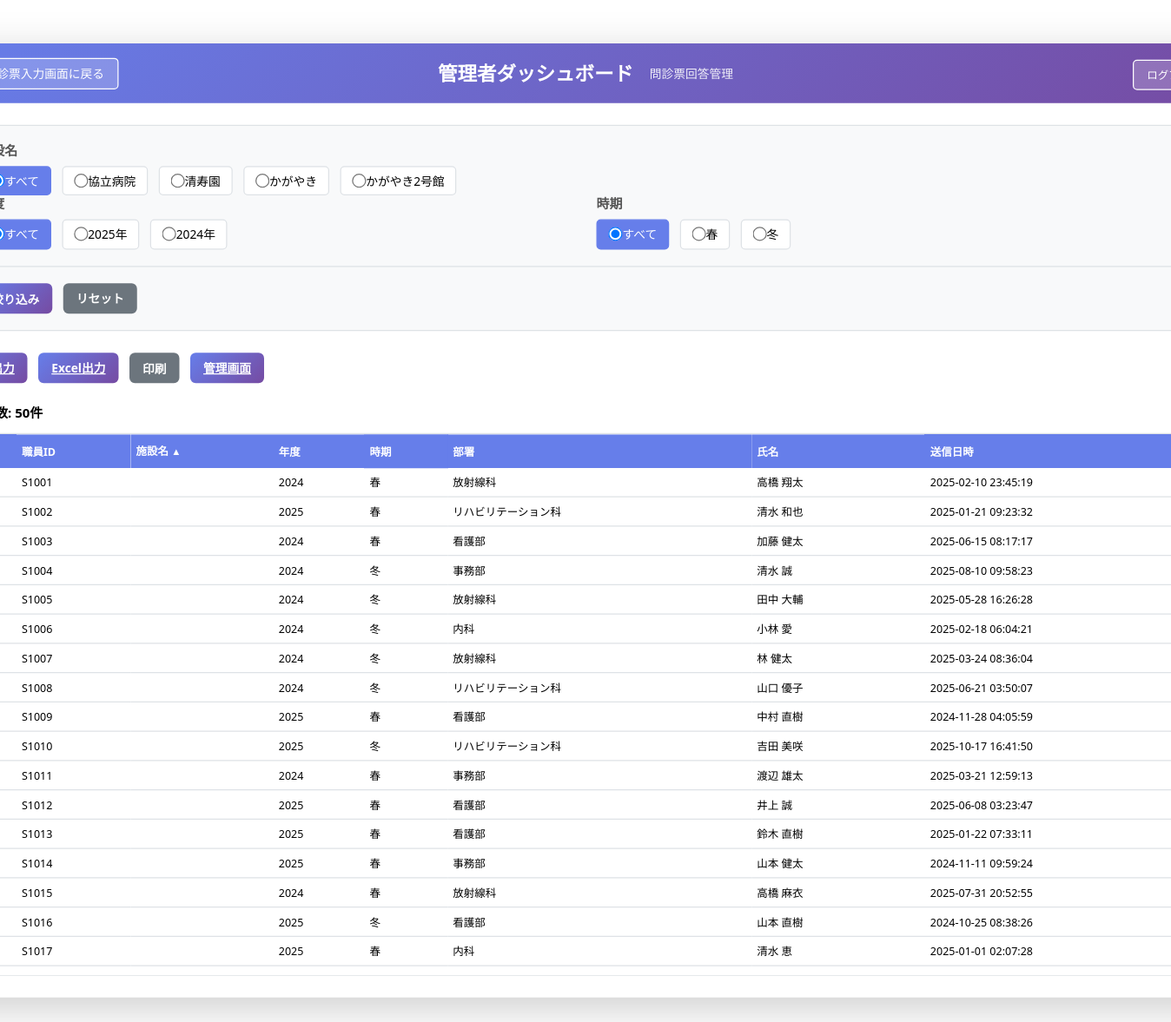
The app's page /admin_dashboard.php?sort_by=facility_name&sort_order=asc (signed in) with its own data.
### tables this page shows
CREATE TABLE IF NOT EXISTS questionnaire_responses (
    response_id INT AUTO_INCREMENT PRIMARY KEY,
    staff_id VARCHAR(50) NOT NULL,
    staff_name VARCHAR(100),
    department VARCHAR(100),
    
     
    q1_blood_pressure_med TINYINT COMMENT '1:はい, 2:いいえ',
    q1_medicine_name VARCHAR(255) COMMENT 'Q1の具体的な薬名',
    q2_insulin_med TINYINT COMMENT '1:はい, 2:いいえ',
    q2_medicine_name VARCHAR(255) COMMENT 'Q2の具体的な薬名',
    q3_cholesterol_med TINYINT COMMENT '1:はい, 2:いいえ',
    q3_medicine_name VARCHAR(255) COMMENT 'Q3の具体的な薬名',
    
     
    q4_stroke TINYINT COMMENT '1:はい, 2:いいえ',
    q5_heart_disease TINYINT COMMENT '1:はい, 2:いいえ',
    q6_kidney_failure TINYINT COMMENT '1:はい, 2:いいえ',
    q7_anemia TINYINT COMMENT '1:はい, 2:いいえ',
    
     
    q8_smoking TINYINT COMMENT '1:はい, 2:いいえ',
    q9_weight_gain TINYINT COMMENT '1:はい, 2:いいえ',
    q10_exercise TINYINT COMMENT '1:はい, 2:いいえ',
    q11_walking TINYINT COMMENT '1:はい, 2:いいえ',
    q12_walking_speed TINYINT COMMENT '1:はい, 2:いいえ',
    q13_weight_change TINYINT COMMENT '1:はい, 2:いいえ',
    
     
    q14_eating_speed TINYINT COMMENT '1:速い, 2:ふつう, 3:遅い',
    q15_dinner_before_bed TINYINT COMMENT '1:はい, 2:いいえ',
    q16_snack_after_dinner TINYINT COMMENT '1:はい, 2:いいえ',
    q17_skip_breakfast TINYINT COMMENT '1:はい, 2:いいえ',
    
     
    q18_alcohol_frequency TINYINT COMMENT '1:毎日, 2:時々, 3:ほとんど飲まない',
    q19_alcohol_amount TINYINT COMMENT '1:1合未満, 2:1-2合未満, 3:2-3合未満, 4:3合以上',
    
     
    q20_sleep TINYINT COMMENT '1:はい, 2:いいえ',
    
     
    q21_improvement_intention TINYINT COMMENT '1-5',
    q22_guidance_use TINYINT COMMENT '1:はい, 2:いいえ',
    
    submitted_at TIMESTAMP DEFAULT CURRENT_TIMESTAMP,
    updated_at TIMESTAMP DEFAULT CURRENT_TIMESTAMP ON UPDATE CURRENT_TIMESTAMP,
    
    INDEX idx_staff_id (staff_id),
    INDEX idx_submitted_at (submitted_at)
);

### admin_dashboard.php (the view, shortened to what this page needs)
<?php
$db_host = 'localhost';
$db_name = 'monshin';
$db_user = 'root';
$db_pass = '';
try {
    $pdo = new PDO("mysql:host=$db_host;dbname=$db_name;charset=utf8mb4", $db_user, $db_pass);
    $pdo->setAttribute(PDO::ATTR_ERRMODE, PDO::ERRMODE_EXCEPTION);
} catch(PDOException $e) {
    die("データベース接続エラー: " . $e->getMessage());
}
$facility_filter = $_GET['facility'] ?? 'all';
$year_filter = $_GET['year'] ?? 'all';
$season_filter = $_GET['season'] ?? 'all';
$sort_by = $_GET['sort_by'] ?? 'submitted_at';
$sort_order = strtolower($_GET['sort_order'] ?? 'desc') === 'asc' ? 'ASC' : 'DESC';
$sql_base = "SELECT * FROM questionnaire_responses";
$params = [];
$query_string_params = [];
$sql = $sql_base;
$sql .= " ORDER BY $sort_by $sort_order";
$stmt = $pdo->prepare($sql);
$stmt->execute($params);
$responses = $stmt->fetchAll(PDO::FETCH_ASSOC);
$export_query_string = http_build_query($query_string_params);
function get_sort_link($column_name, $display_name, $current_sort_by, $current_sort_order, $base_params) {
    $next_sort_order = 'asc';
    $indicator = '';
    if ($current_sort_by === $column_name) {
        if ($current_sort_order === 'ASC') {
            $next_sort_order = 'desc';
            $indicator = ' <span class="sort-asc">▲</span>';
        } else {
            $next_sort_order = 'asc';
            $indicator = ' <span class="sort-desc">▼</span>';
        }
    }
    $link_params = $base_params;
    $link_params['sort_by'] = $column_name;
    $link_params['sort_order'] = $next_sort_order;
    $url = 'admin_dashboard.php?' . http_build_query($link_params);
    return '<a href="' . htmlspecialchars($url) . '">' . htmlspecialchars($display_name) . $indicator . '</a>';
}
$years = $pdo->query("SELECT DISTINCT health_check_year FROM questionnaire_responses ORDER BY health_check_year DESC")->fetchAll(PDO::FETCH_COLUMN);
?>
<!DOCTYPE html>
<html lang="ja">
<head>
    <link rel="stylesheet" href="style.css">
</head>
<body class="dashboard-page">
    <div class="container">
        <header class="header" style="position: relative;">
            <a href="index.php" class="back-to-form-btn">← 問診票入力画面に戻る</a>
            <h1>管理者ダッシュボード</h1>
            <p class="subtitle">問診票回答管理</p>
            <a href="?logout=1" class="logout-btn">ログアウト</a>
        </header>
        <div style="padding: 20px;">
            <div class="filter-section">
                <form method="GET" action="admin_dashboard.php">
                    <div class="filter-group">
                        <strong>施設名</strong>
                        <div class="filter-options">
                            <label><input type="radio" name="facility" value="all" <?php echo ($facility_filter == 'all') ? 'checked' : ''; ?>> すべて</label>
                            <label><input type="radio" name="facility" value="協立病院" <?php echo ($facility_filter == '協立病院') ? 'checked' : ''; ?>> 協立病院</label>
                            <label><input type="radio" name="facility" value="清寿園" <?php echo ($facility_filter == '清寿園') ? 'checked' : ''; ?>> 清寿園</label>
                            <label><input type="radio" name="facility" value="かがやき" <?php echo ($facility_filter == 'かがやき') ? 'checked' : ''; ?>> かがやき</label>
                            <label><input type="radio" name="facility" value="かがやき2号館" <?php echo ($facility_filter == 'かがやき2号館') ? 'checked' : ''; ?>> かがやき2号館</label>
                        </div>
                    </div>
                    <div class="filter-row">
                        <div class="filter-group">
                            <strong>年度</strong>
                            <div class="filter-options">
                                <label><input type="radio" name="year" value="all" <?php echo ($year_filter == 'all') ? 'checked' : ''; ?>> すべて</label>
                                <?php foreach ($years as $year): ?>
                                <label><input type="radio" name="year" value="<?php echo htmlspecialchars($year); ?>" <?php echo ($year_filter == $year) ? 'checked' : ''; ?>> <?php echo htmlspecialchars($year); ?>年</label>
                                <?php endforeach; ?>
                            </div>
                        </div>
                        <div class="filter-group">
                            <strong>時期</strong>
                            <div class="filter-options">
                                <label><input type="radio" name="season" value="all" <?php echo ($season_filter == 'all') ? 'checked' : ''; ?>> すべて</label>
                                <label><input type="radio" name="season" value="春" <?php echo ($season_filter == '春') ? 'checked' : ''; ?>> 春</label>
                                <label><input type="radio" name="season" value="冬" <?php echo ($season_filter == '冬') ? 'checked' : ''; ?>> 冬</label>
                            </div>
                        </div>
                    </div>
                    <div class="filter-buttons">
                        <button type="submit" class="btn btn-primary btn-small">絞り込み</button>
                        <a href="admin_dashboard.php" class="btn btn-secondary btn-small" style="text-decoration: none;">リセット</a>
                    </div>
                </form>
            </div>
            <div class="action-buttons">
                <a href="export_csv.php<?php echo htmlspecialchars($export_query_string); ?>" class="btn btn-primary btn-small">CSV出力</a>
                <a href="export_excel.php<?php echo htmlspecialchars($export_query_string); ?>" class="btn btn-primary btn-small">Excel出力</a>
                <button onclick="window.print()" class="btn btn-secondary btn-small">印刷</button>
                <a href="admin_manage.php" class="btn btn-primary btn-small">管理画面</a>
            </div>
            <p style="margin-bottom: 10px; font-size: 12px; font-weight: 600;">
                表示件数: <?php echo count($responses); ?>件
            </p>
            <div class="table-container">
                <table>
                    <thead>
                        <tr>
                            <th><?php echo get_sort_link('response_id', 'ID', $sort_by, $sort_order, $query_string_params); ?></th>
                            <th><?php echo get_sort_link('staff_id', '職員ID', $sort_by, $sort_order, $query_string_params); ?></th>
                            <th><?php echo get_sort_link('facility_name', '施設名', $sort_by, $sort_order, $query_string_params); ?></th>
                            <th><?php echo get_sort_link('health_check_year', '年度', $sort_by, $sort_order, $query_string_params); ?></th>
                            <th><?php echo get_sort_link('health_check_season', '時期', $sort_by, $sort_order, $query_string_params); ?></th>
                            <th><?php echo get_sort_link('department', '部署', $sort_by, $sort_order, $query_string_params); ?></th>
                            <th><?php echo get_sort_link('staff_name', '氏名', $sort_by, $sort_order, $query_string_params); ?></th>
                            <th><?php echo get_sort_link('submitted_at', '送信日時', $sort_by, $sort_order, $query_string_params); ?></th>
                        </tr>
                    </thead>
                    <tbody>
                        <?php foreach ($responses as $row): ?>
                        <tr>
                            <td><a href="admin_index.php?id=<?php echo htmlspecialchars($row['response_id']); ?>"><?php echo htmlspecialchars($row['response_id']); ?></a></td>
                            <td><?php echo htmlspecialchars($row['staff_id']); ?></td>
                            <td><?php echo htmlspecialchars($row['facility_name']); ?></td>
                             <td><?php echo htmlspecialchars($row['health_check_year']); ?></td>
                            <td><?php echo htmlspecialchars($row['health_check_season']); ?></td>
                             <td><?php echo htmlspecialchars($row['department']); ?></td>
                            <td><?php echo htmlspecialchars($row['staff_name']); ?></td>
                            <td><?php echo htmlspecialchars($row['submitted_at']); ?></td>
                        </tr>
                        <?php endforeach; ?>
                    </tbody>
                </table>
            </div>
        </div>
    </div>
</body>
</html>

### style.css (style rules this page uses)
* { margin: 0; padding: 0; box-sizing: border-box; }
body { font-family: 'Segoe UI', 'Hiragino Sans', 'Meiryo', sans-serif; font-size: 11px; line-height: 1.4; background: #FFFFFF; min-height: 100vh; padding: 50px 10px; overflow-x: hidden; }
.container { max-width: 800px; margin: 0 auto; background: white; border-radius: 8px; box-shadow: 0 10px 40px rgba(0,0,0,0.2); overflow: hidden; transform: scale(1.25); transform-origin: top center; }
.header { background: linear-gradient(135deg, #667eea 0%, #764ba2 100%); color: white; padding: 15px 20px; display: flex; align-items: center; justify-content: center; gap: 15px; position: relative; }
.header h1 { font-size: 18px; margin-bottom: 5px; font-weight: 600; margin: 0; }
.subtitle { font-size: 11px; opacity: 0.9; }
.btn { padding: 10px 20px; border: none; border-radius: 5px; font-size: 12px; font-weight: 600; cursor: pointer; transition: all 0.3s; display: inline-flex; align-items: center; gap: 8px; }
.btn-primary { background: linear-gradient(135deg, #667eea 0%, #764ba2 100%); color: white; }
.btn-secondary { background: #6c757d; color: white; }
.dashboard-page .container { max-width: 1200px; }
.action-buttons { display: flex; gap: 10px; margin-bottom: 20px; flex-wrap: wrap; }
.btn-small { padding: 6px 12px; font-size: 11px; }
.table-container { overflow-x: auto; max-height: 500px; border: 1px solid #dee2e6; border-radius: 6px; }
table { width: 100%; border-collapse: collapse; font-size: 10px; background: white; }
table th { background: #667eea; color: white; padding: 8px 5px; text-align: left; font-weight: 600; font-size: 10px; position: sticky; top: 0; }
table td { padding: 6px 5px; border-bottom: 1px solid #dee2e6; }
.logout-btn { position: absolute; top: 15px; right: 20px; padding: 6px 12px; background: rgba(255,255,255,0.2); color: white; border: 1px solid white; border-radius: 4px; font-size: 10px; cursor: pointer; text-decoration: none; }
.back-to-form-btn { position: absolute; top: 50%; left: 20px; transform: translateY(-50%); padding: 6px 12px; background: rgba(255,255,255,0.2); color: white; border: 1px solid white; border-radius: 4px; font-size: 11px; cursor: pointer; text-decoration: none; transition: background-color 0.3s; }

### admin_dashboard.php (style rules this page uses)
.filter-section { background: #f8f9fa; padding: 15px 20px; border-radius: 6px; margin-bottom: 20px; border: 1px solid #dee2e6; }
.filter-group strong { display: block; font-size: 12px; margin-bottom: 5px; color: #555; }
.filter-options { display: flex; flex-wrap: wrap; gap: 10px; }
.filter-options label { display: inline-flex; align-items: center; padding: 5px 10px; background: #fff; border: 1px solid #dee2e6; border-radius: 4px; cursor: pointer; transition: all 0.2s; font-size: 11px; font-weight: normal; }
.filter-options label:has(input[type="radio"]:checked) { background: #667eea; color: white; border-color: #667eea; }
.filter-buttons { display: flex; gap: 10px; margin-top: 15px; padding-top: 15px; border-top: 1px solid #dee2e6; }
.filter-row { display: flex; gap: 20px; }
.filter-row .filter-group { flex: 1; min-width: 0; }
th a { color: white; text-decoration: none; display: block; }
.sort-asc, .sort-desc { font-size: 9px; vertical-align: middle; }

### records on screen
questionnaire_responses: staff "S1001", health_check_year "2024", health_check_season "春", department "放射線科", staff_name "高橋 翔太", submitted_at "2025-02-10 23:45:19"
questionnaire_responses: staff "S1002", health_check_year "2025", health_check_season "春", department "リハビリテーション科", staff_name "清水 和也", submitted_at "2025-01-21 09:23:32"
questionnaire_responses: staff "S1003", health_check_year "2024", health_check_season "春", department "看護部", staff_name "加藤 健太", submitted_at "2025-06-15 08:17:17"
questionnaire_responses: staff "S1004", health_check_year "2024", health_check_season "冬", department "事務部", staff_name "清水 誠", submitted_at "2025-08-10 09:58:23"
questionnaire_responses: staff "S1005", health_check_year "2024", health_check_season "冬", department "放射線科", staff_name "田中 大輔", submitted_at "2025-05-28 16:26:28"
questionnaire_responses: staff "S1006", health_check_year "2024", health_check_season "冬", department "内科", staff_name "小林 愛", submitted_at "2025-02-18 06:04:21"
questionnaire_responses: staff "S1007", health_check_year "2024", health_check_season "冬", department "放射線科", staff_name "林 健太", submitted_at "2025-03-24 08:36:04"
questionnaire_responses: staff "S1008", health_check_year "2024", health_check_season "冬", department "リハビリテーション科", staff_name "山口 優子", submitted_at "2025-06-21 03:50:07"
questionnaire_responses: staff "S1009", health_check_year "2025", health_check_season "春", department "看護部", staff_name "中村 直樹", submitted_at "2024-11-28 04:05:59"
questionnaire_responses: staff "S1010", health_check_year "2025", health_check_season "冬", department "リハビリテーション科", staff_name "吉田 美咲", submitted_at "2025-10-17 16:41:50"
questionnaire_responses: staff "S1011", health_check_year "2024", health_check_season "春", department "事務部", staff_name "渡辺 雄太", submitted_at "2025-03-21 12:59:13"
questionnaire_responses: staff "S1012", health_check_year "2025", health_check_season "春", department "看護部", staff_name "井上 誠", submitted_at "2025-06-08 03:23:47"
questionnaire_responses: staff "S1013", health_check_year "2025", health_check_season "春", department "看護部", staff_name "鈴木 直樹", submitted_at "2025-01-22 07:33:11"
questionnaire_responses: staff "S1014", health_check_year "2025", health_check_season "春", department "事務部", staff_name "山本 健太", submitted_at "2024-11-11 09:59:24"
questionnaire_responses: staff "S1015", health_check_year "2024", health_check_season "春", department "放射線科", staff_name "高橋 麻衣", submitted_at "2025-07-31 20:52:55"
questionnaire_responses: staff "S1016", health_check_year "2025", health_check_season "冬", department "看護部", staff_name "山本 直樹", submitted_at "2024-10-25 08:38:26"
questionnaire_responses: staff "S1017", health_check_year "2025", health_check_season "春", department "内科", staff_name "清水 恵", submitted_at "2025-01-01 02:07:28"

### other values on screen
$year "2025"
$year "2024"
count($responses) "50"
$display_name "職員ID 施設名 年度 時期 部署 氏名 送信日時"
